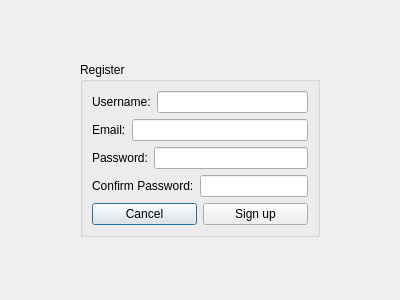
<?xml version="1.0" encoding="UTF-8"?>
<ui version="4.0">
 <class>Register</class>
 <widget class="QDialog" name="Register">
  <property name="geometry">
   <rect>
    <x>0</x>
    <y>0</y>
    <width>400</width>
    <height>300</height>
   </rect>
  </property>
  <property name="windowTitle">
   <string>Dialog</string>
  </property>
  <layout class="QGridLayout" name="gridLayout">
   <item row="0" column="0">
    <widget class="QGroupBox" name="groupBox">
     <property name="sizePolicy">
      <sizepolicy hsizetype="Fixed" vsizetype="Fixed">
       <horstretch>0</horstretch>
       <verstretch>0</verstretch>
      </sizepolicy>
     </property>
     <property name="title">
      <string>Register</string>
     </property>
     <layout class="QVBoxLayout" name="verticalLayout_2">
      <item>
       <layout class="QVBoxLayout" name="verticalLayout">
        <item>
         <layout class="QHBoxLayout" name="horizontalLayout">
          <item>
           <widget class="QLabel" name="label">
            <property name="text">
             <string>Username:</string>
            </property>
           </widget>
          </item>
          <item>
           <widget class="QLineEdit" name="lineEdit_username"/>
          </item>
         </layout>
        </item>
        <item>
         <layout class="QHBoxLayout" name="horizontalLayout_2">
          <item>
           <widget class="QLabel" name="label_4">
            <property name="text">
             <string>Email:</string>
            </property>
           </widget>
          </item>
          <item>
           <widget class="QLineEdit" name="lineEdit_email"/>
          </item>
         </layout>
        </item>
        <item>
         <layout class="QHBoxLayout" name="horizontalLayout_3">
          <item>
           <widget class="QLabel" name="label_2">
            <property name="text">
             <string>Password:</string>
            </property>
           </widget>
          </item>
          <item>
           <widget class="QLineEdit" name="lineEdit_password"/>
          </item>
         </layout>
        </item>
        <item>
         <layout class="QHBoxLayout" name="horizontalLayout_4">
          <item>
           <widget class="QLabel" name="label_3">
            <property name="text">
             <string>Confirm Password:</string>
            </property>
           </widget>
          </item>
          <item>
           <widget class="QLineEdit" name="lineEdit_confirmPassword"/>
          </item>
         </layout>
        </item>
       </layout>
      </item>
      <item>
       <layout class="QHBoxLayout" name="horizontalLayout_5">
        <item>
         <widget class="QPushButton" name="pushButton_cancel">
          <property name="text">
           <string>Cancel</string>
          </property>
         </widget>
        </item>
        <item>
         <widget class="QPushButton" name="pushButton_signUp">
          <property name="text">
           <string>Sign up</string>
          </property>
         </widget>
        </item>
       </layout>
      </item>
     </layout>
    </widget>
   </item>
  </layout>
 </widget>
 <resources/>
 <connections/>
</ui>
